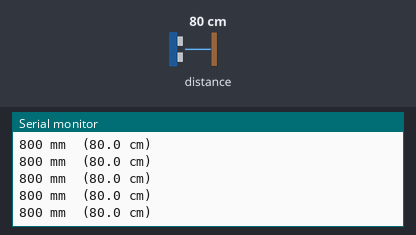
A sketch run on a simulated ESP32. Shown: the last lines printed to the serial monitor. Inputs (shaded band) come from the test bench; at power-on: distance to the obstacle 80 cm.

Above: at 1.7 s.
1.8 s: distance to the obstacle set to 250 cm
At 1.99 s:
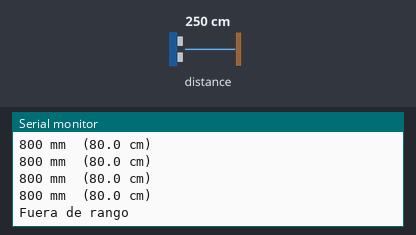
3.8 s: distance to the obstacle set to 2 cm
At 3.85 s:
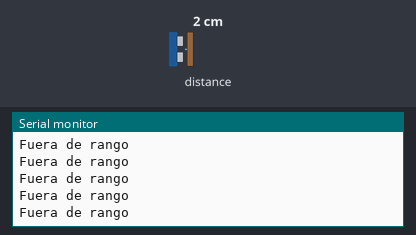

Measured:
- after the input at 1.8 s, the serial monitor: prints a new line after 0.07 s (image 1)

The sketch:

vl53l0x_i2c_esp32.ino
```cpp
/*
 * VL53L0X (modulo de 4 pines) - Medicion de distancia por I2C
 * Placa: ESP32 (cualquiera)
 *
 * Conexion:
 *   VIN -> 3.3V   (no 5V: el chip es de 2.8V)
 *   GND -> GND
 *   SCL -> GPIO22 (ESP32 clasico)  o  GPIO6 (ESP32-C3 SuperMini)
 *   SDA -> GPIO21 (ESP32 clasico)  o  GPIO5 (ESP32-C3 SuperMini)
 *
 * Direccion I2C: 0x29 en 7 bits. El datasheet la escribe 0x52, que es la
 * de 8 bits (0x52 >> 1 = 0x29). Es el mismo sensor.
 *
 * Libreria: VL53L0X de Pololu (Library Manager -> buscar "VL53L0X")
 */

#include <Wire.h>
#include <VL53L0X.h>

// --- Pines I2C: descomenta el par que corresponda a tu placa ---
#define PIN_SDA 21      // ESP32 clasico (DevKit CH340C)
#define PIN_SCL 22

// #define PIN_SDA 5    // ESP32-C3 SuperMini: NO uses 8 y 9 (LED y boton BOOT)
// #define PIN_SCL 6

VL53L0X sensor;

void setup() {
  Serial.begin(115200);
  delay(500);

  Wire.begin(PIN_SDA, PIN_SCL);

  sensor.setTimeout(500);

  if (!sensor.init()) {
    Serial.println("No se detecta el VL53L0X.");
    Serial.println("Revisa: 3.3V entre VIN y GND, y que SDA/SCL no esten cruzados.");
    while (1) delay(1000);
  }

  Serial.println("VL53L0X listo.");

  // --- Perfil de medicion ---
  // Presupuesto de tiempo por lectura. Mas tiempo = mas precision, menos velocidad.
  //   33000 us = 33 ms  -> por defecto, uso general
  //  200000 us = 200 ms -> alta precision (+/-3 %)
  //   20000 us = 20 ms  -> rapido (+/-5 %)
  sensor.setMeasurementTimingBudget(33000);

  // Perfil LONG RANGE (hasta 2 m, solo a oscuras): descomenta estas tres lineas
  // sensor.setSignalRateLimit(0.1);
  // sensor.setVcselPulsePeriod(VL53L0X::VcselPeriodPreRange, 18);
  // sensor.setVcselPulsePeriod(VL53L0X::VcselPeriodFinalRange, 14);

  // Modo continuo: el sensor mide solo y nosotros leemos cuando queremos
  sensor.startContinuous();
}

void loop() {
  uint16_t mm = sensor.readRangeContinuousMillimeters();

  if (sensor.timeoutOccurred()) {
    Serial.println("TIMEOUT - el sensor dejo de responder");
  } else if (mm >= 8190) {
    // 8190/8191 = "fuera de rango": nada que reflejar, objeto muy lejos,
    // superficie oscura, o demasiada luz solar
    Serial.println("Fuera de rango");
  } else {
    Serial.print(mm);
    Serial.print(" mm  (");
    Serial.print(mm / 10.0, 1);
    Serial.println(" cm)");
  }

  delay(100);
}
```
